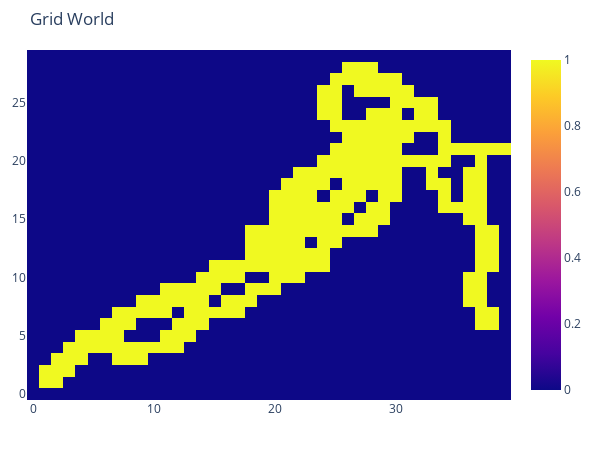

Source (notebook cell):
### Code cell
world.ShowGridWorld_Activated()

### Figure 1 — Plotly figure (JSON) as saved in the notebook; plotly's stock layout.template omitted (floating-point values rounded to 4 significant figures; data arrays with more than 128 entries replaced by an {"elided": "..."} marker saying what was removed)
{"data": [{"type": "heatmap", "z": {"elided": "30x40 int values"}}], "layout": {"autosize": false, "height": 450, "margin": {"b": 50, "l": 20, "r": 20, "t": 50}, "title": {"text": "Grid World"}, "width": 600}}
